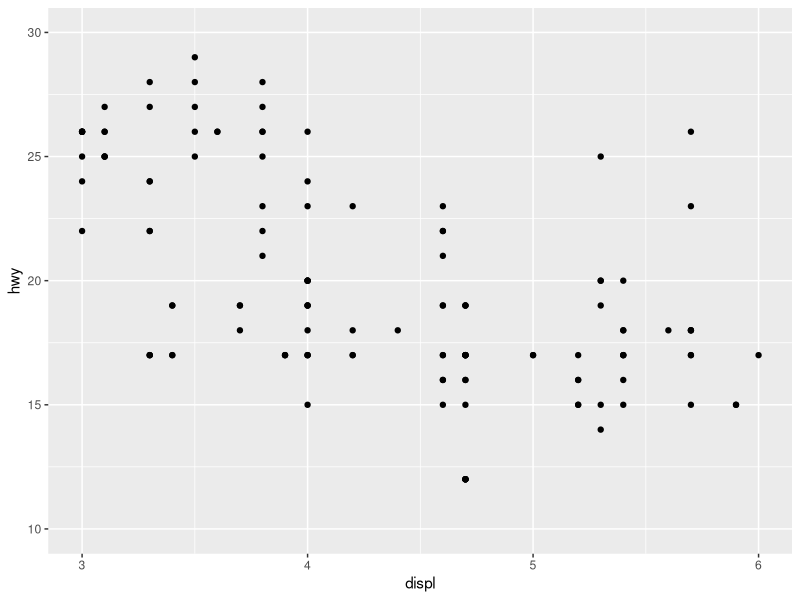

Reproduce this figure in R.
library(ggplot2)


# x-axis range from 3 to 6, y-axis range from 10 ~ 30

ggplot(data = mpg, aes(x = displ, y = hwy)) +
  geom_point() +
  xlim(3, 6) +
  ylim(10, 30)
